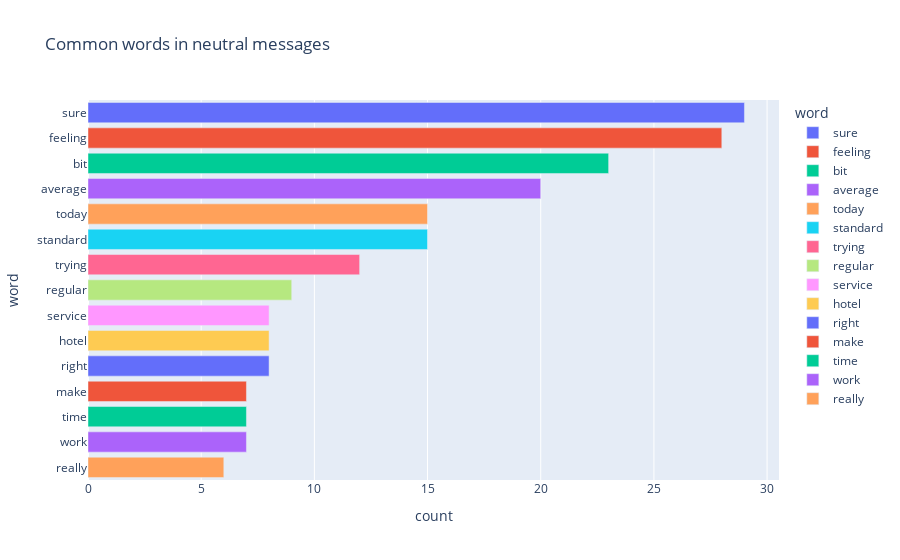

Notebook cell for this chart:
### Code cell
px.bar(neutral_words, x='count', y='word', title='Common words in neutral messages', color = 'word')

### Figure 1 — Plotly figure (JSON) as saved in the notebook; plotly's stock layout.template omitted (floating-point values rounded to 4 significant figures)
{"data": [{"alignmentgroup": "True", "hovertemplate": "word=%{y}<br>count=%{x}<extra></extra>", "legendgroup": "sure", "marker": {"color": "#636efa", "pattern": {"shape": ""}}, "name": "sure", "offsetgroup": "sure", "orientation": "h", "showlegend": true, "textposition": "auto", "type": "bar", "x": [29], "xaxis": "x", "y": ["sure"], "yaxis": "y"}, {"alignmentgroup": "True", "hovertemplate": "word=%{y}<br>count=%{x}<extra></extra>", "legendgroup": "feeling", "marker": {"color": "#EF553B", "pattern": {"shape": ""}}, "name": "feeling", "offsetgroup": "feeling", "orientation": "h", "showlegend": true, "textposition": "auto", "type": "bar", "x": [28], "xaxis": "x", "y": ["feeling"], "yaxis": "y"}, {"alignmentgroup": "True", "hovertemplate": "word=%{y}<br>count=%{x}<extra></extra>", "legendgroup": "bit", "marker": {"color": "#00cc96", "pattern": {"shape": ""}}, "name": "bit", "offsetgroup": "bit", "orientation": "h", "showlegend": true, "textposition": "auto", "type": "bar", "x": [23], "xaxis": "x", "y": ["bit"], "yaxis": "y"}, {"alignmentgroup": "True", "hovertemplate": "word=%{y}<br>count=%{x}<extra></extra>", "legendgroup": "average", "marker": {"color": "#ab63fa", "pattern": {"shape": ""}}, "name": "average", "offsetgroup": "average", "orientation": "h", "showlegend": true, "textposition": "auto", "type": "bar", "x": [20], "xaxis": "x", "y": ["average"], "yaxis": "y"}, {"alignmentgroup": "True", "hovertemplate": "word=%{y}<br>count=%{x}<extra></extra>", "legendgroup": "today", "marker": {"color": "#FFA15A", "pattern": {"shape": ""}}, "name": "today", "offsetgroup": "today", "orientation": "h", "showlegend": true, "textposition": "auto", "type": "bar", "x": [15], "xaxis": "x", "y": ["today"], "yaxis": "y"}, {"alignmentgroup": "True", "hovertemplate": "word=%{y}<br>count=%{x}<extra></extra>", "legendgroup": "standard", "marker": {"color": "#19d3f3", "pattern": {"shape": ""}}, "name": "standard", "offsetgroup": "standard", "orientation": "h", "showlegend": true, "textposition": "auto", "type": "bar", "x": [15], "xaxis": "x", "y": ["standard"], "yaxis": "y"}, {"alignmentgroup": "True", "hovertemplate": "word=%{y}<br>count=%{x}<extra></extra>", "legendgroup": "trying", "marker": {"color": "#FF6692", "pattern": {"shape": ""}}, "name": "trying", "offsetgroup": "trying", "orientation": "h", "showlegend": true, "textposition": "auto", "type": "bar", "x": [12], "xaxis": "x", "y": ["trying"], "yaxis": "y"}, {"alignmentgroup": "True", "hovertemplate": "word=%{y}<br>count=%{x}<extra></extra>", "legendgroup": "regular", "marker": {"color": "#B6E880", "pattern": {"shape": ""}}, "name": "regular", "offsetgroup": "regular", "orientation": "h", "showlegend": true, "textposition": "auto", "type": "bar", "x": [9], "xaxis": "x", "y": ["regular"], "yaxis": "y"}, {"alignmentgroup": "True", "hovertemplate": "word=%{y}<br>count=%{x}<extra></extra>", "legendgroup": "service", "marker": {"color": "#FF97FF", "pattern": {"shape": ""}}, "name": "service", "offsetgroup": "service", "orientation": "h", "showlegend": true, "textposition": "auto", "type": "bar", "x": [8], "xaxis": "x", "y": ["service"], "yaxis": "y"}, {"alignmentgroup": "True", "hovertemplate": "word=%{y}<br>count=%{x}<extra></extra>", "legendgroup": "hotel", "marker": {"color": "#FECB52", "pattern": {"shape": ""}}, "name": "hotel", "offsetgroup": "hotel", "orientation": "h", "showlegend": true, "textposition": "auto", "type": "bar", "x": [8], "xaxis": "x", "y": ["hotel"], "yaxis": "y"}, {"alignmentgroup": "True", "hovertemplate": "word=%{y}<br>count=%{x}<extra></extra>", "legendgroup": "right", "marker": {"color": "#636efa", "pattern": {"shape": ""}}, "name": "right", "offsetgroup": "right", "orientation": "h", "showlegend": true, "textposition": "auto", "type": "bar", "x": [8], "xaxis": "x", "y": ["right"], "yaxis": "y"}, {"alignmentgroup": "True", "hovertemplate": "word=%{y}<br>count=%{x}<extra></extra>", "legendgroup": "make", "marker": {"color": "#EF553B", "pattern": {"shape": ""}}, "name": "make", "offsetgroup": "make", "orientation": "h", "showlegend": true, "textposition": "auto", "type": "bar", "x": [7], "xaxis": "x", "y": ["make"], "yaxis": "y"}, {"alignmentgroup": "True", "hovertemplate": "word=%{y}<br>count=%{x}<extra></extra>", "legendgroup": "time", "marker": {"color": "#00cc96", "pattern": {"shape": ""}}, "name": "time", "offsetgroup": "time", "orientation": "h", "showlegend": true, "textposition": "auto", "type": "bar", "x": [7], "xaxis": "x", "y": ["time"], "yaxis": "y"}, {"alignmentgroup": "True", "hovertemplate": "word=%{y}<br>count=%{x}<extra></extra>", "legendgroup": "work", "marker": {"color": "#ab63fa", "pattern": {"shape": ""}}, "name": "work", "offsetgroup": "work", "orientation": "h", "showlegend": true, "textposition": "auto", "type": "bar", "x": [7], "xaxis": "x", "y": ["work"], "yaxis": "y"}, {"alignmentgroup": "True", "hovertemplate": "word=%{y}<br>count=%{x}<extra></extra>", "legendgroup": "really", "marker": {"color": "#FFA15A", "pattern": {"shape": ""}}, "name": "really", "offsetgroup": "really", "orientation": "h", "showlegend": true, "textposition": "auto", "type": "bar", "x": [6], "xaxis": "x", "y": ["really"], "yaxis": "y"}], "layout": {"barmode": "relative", "legend": {"title": {"text": "word"}, "tracegroupgap": 0}, "title": {"text": "Common words in neutral messages"}, "xaxis": {"anchor": "y", "domain": [0, 1], "title": {"text": "count"}}, "yaxis": {"anchor": "x", "categoryarray": ["really", "work", "time", "make", "right", "hotel", "service", "regular", "trying", "standard", "today", "average", "bit", "feeling", "sure"], "categoryorder": "array", "domain": [0, 1], "title": {"text": "word"}}}}
